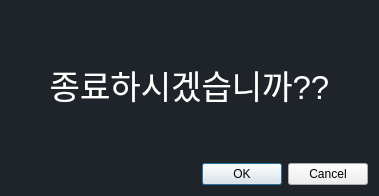
<?xml version="1.0" encoding="UTF-8"?>
<ui version="4.0">
 <class>Dialog</class>
 <widget class="QDialog" name="Dialog">
  <property name="windowModality">
   <enum>Qt::ApplicationModal</enum>
  </property>
  <property name="geometry">
   <rect>
    <x>0</x>
    <y>0</y>
    <width>379</width>
    <height>196</height>
   </rect>
  </property>
  <property name="windowTitle">
   <string>Quit?</string>
  </property>
  <property name="styleSheet">
   <string notr="true">#Dialog {
	background-color: #1f232a;
}
#label {
	color: white;
}</string>
  </property>
  <layout class="QVBoxLayout" name="verticalLayout">
   <item>
    <widget class="QLabel" name="label">
     <property name="font">
      <font>
       <pointsize>25</pointsize>
      </font>
     </property>
     <property name="text">
      <string>종료하시겠습니까??</string>
     </property>
     <property name="alignment">
      <set>Qt::AlignCenter</set>
     </property>
    </widget>
   </item>
   <item>
    <widget class="QDialogButtonBox" name="buttonBox">
     <property name="orientation">
      <enum>Qt::Horizontal</enum>
     </property>
     <property name="standardButtons">
      <set>QDialogButtonBox::Cancel|QDialogButtonBox::Ok</set>
     </property>
    </widget>
   </item>
  </layout>
 </widget>
 <resources/>
 <connections>
  <connection>
   <sender>buttonBox</sender>
   <signal>accepted()</signal>
   <receiver>Dialog</receiver>
   <slot>accept()</slot>
   <hints>
    <hint type="sourcelabel">
     <x>248</x>
     <y>254</y>
    </hint>
    <hint type="destinationlabel">
     <x>157</x>
     <y>274</y>
    </hint>
   </hints>
  </connection>
  <connection>
   <sender>buttonBox</sender>
   <signal>rejected()</signal>
   <receiver>Dialog</receiver>
   <slot>reject()</slot>
   <hints>
    <hint type="sourcelabel">
     <x>316</x>
     <y>260</y>
    </hint>
    <hint type="destinationlabel">
     <x>286</x>
     <y>274</y>
    </hint>
   </hints>
  </connection>
 </connections>
</ui>
